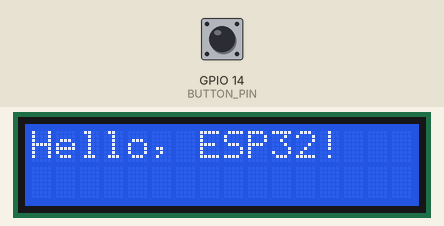
The sketch below on a simulated ESP32. On the bench: 16×2 character LCD. Inputs (shaded band) come from the test bench; at power-on: GPIO 14 (BUTTON_PIN) HIGH. WiFi joins after 1.5 s; servers stay silent unless stated; what the sketch prints to the serial monitor is not drawn.

Above: at 3.4 s.
3.5 s: GPIO 14 (BUTTON_PIN) pulled LOW for 0.15 s
At 4.2 s:
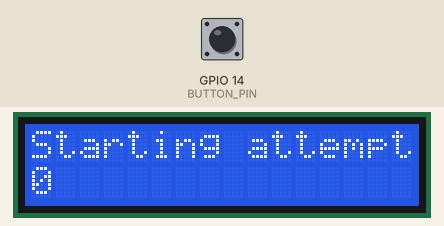
6.6 s: GPIO 14 (BUTTON_PIN) pulled LOW for 1 s
At 8.0 s:
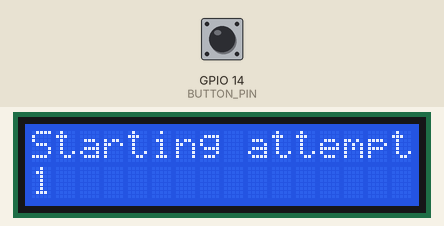
At 17.7 s:
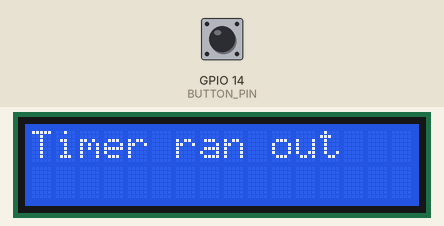
Timing chart, 0 to 18.1 s (numbered marks = the images above; inputs shaded):
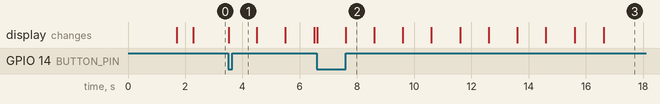

The sketch:

SensorController.ino
```cpp
#include <Wire.h>
#include <SparkFun_APDS9960_mod.h>
#include "esp_timer.h"
#include <ArduinoJson.h>
#include <base64.h>
#include <WiFi.h>
#include <ArduinoWebsockets.h>
#include "soc/soc.h" //disable brownout problems
#include "soc/rtc_cntl_reg.h"  //disable brownout problems
#include "driver/gpio.h"

#include <hd44780.h>
#include <hd44780ioClass/hd44780_I2Cexp.h>

#define BUTTON_PIN 14

#define WEBSOCKET_URL "ws://192.168.0.75:12345/"

volatile bool button_pressed = false;
volatile bool timer_has_run_out = false;
char * url = "ws://172.20.10.4:12345/";
volatile int64_t start_time = 0;

hd44780_I2Cexp lcd;  // Declare lcd object: auto-locates address

using namespace websockets;
WebsocketsClient client;

///////////////////////////////////CALLBACK FUNCTIONS///////////////////////////////////
void onMessageCallback(WebsocketsMessage message) {
  Serial.print("Got Message: ");
  Serial.println(message.data());
}

///////////////////////////////////INITIALIZE FUNCTIONS///////////////////////////////////

int state;

esp_err_t init_wifi(int maxRetries = 20) {
  WiFi.begin("sam_zhang", "aaabbb1234");
  Serial.println("Starting Wifi");

  int retryCount = 0;

  while (WiFi.status() != WL_CONNECTED) {
    delay(500);
    Serial.print(".");
    retryCount++;

    if (retryCount >= maxRetries) {
      Serial.println("\nWiFi connection failed. Restarting ESP...");
      return ESP_FAIL;
    }
  }

  Serial.println("\nWiFi connected");
  return ESP_OK;
}

esp_err_t connect_to_websocket() {
  Serial.println("Connecting to websocket");

  bool connected = client.connect(WEBSOCKET_URL);

  while (!connected) {
    delay(500);
    Serial.print(".");
    connected = client.connect(WEBSOCKET_URL);
  }

  Serial.println("Websocket Connected!");
  return ESP_OK;
}


void setup_lcd() {

  int status = lcd.begin(16, 2);  // Adjust to 20,4 if using a 20x4 display
  delay(500);
  if (status) {                   // Check if initialization was successful
    Serial.println("LCD initialization failed");
    return;
  }
  lcd.backlight();

  lcd.setCursor(0, 0);
  lcd.print("Hello, ESP32!");
}

SparkFun_APDS9960 apds = SparkFun_APDS9960();
#define APDS9960_INT 23


esp_timer_handle_t timer;
volatile bool timer_start = false;

 void onTimer(void* arg){
    timer_has_run_out = true;
 }

 void IRAM_ATTR isr_in() {
  button_pressed = true;
  timer_start = true;


}


void timer_setup() {
  //creating the timer
  esp_timer_create_args_t timerConfig = {
        .callback = &onTimer,
        .name = "boolToggleTimer"
    };

    // Initialize the timer
    esp_timer_create(&timerConfig, &timer);
}

void apds_setup() {
  // Initialize APDS-9960 (configure I2C and initial values)
  if (apds.init()) {
    Serial.println(F("APDS-9960 initialization complete"));
  } else {
    Serial.println(F("Something went wrong during APDS-9960 init!"));
    //times to retry init?
  }

    if (apds.enableGestureSensor(false) //true to enable interrupt
  ) {
    Serial.println(F("Gesture sensor is now running"));
  } else {
    Serial.println(F("Something went wrong during gesture sensor init!"));
  }
}

void setup() {
  WRITE_PERI_REG(RTC_CNTL_BROWN_OUT_REG, 0); //disable brownout detector

  // pinMode(APDS9960_INT, INPUT);
  // Initialize Serial port
  Serial.begin(9600);

  Serial.setDebugOutput(true);

  if (init_wifi() == ESP_FAIL) {
    ESP.restart();
  };

  connect_to_websocket();

  //setting up lcd
  setup_lcd();
  //setting up the apds sensor
  apds_setup();

  //setting up the button
  pinMode(BUTTON_PIN, INPUT_PULLUP);
  attachInterrupt(BUTTON_PIN, isr_in, FALLING);


  //setting up the timer
  timer_setup();

}

void loop() {

  if (!client.available()) {
    connect_to_websocket();
  } else {
    client.poll();
  }

  if(timer_has_run_out) {
    Serial.println("Timer has run out");
    //client.send("Timer ran out");
    lcd.clear();
    lcd.setCursor(0,0);
    lcd.print("Timer ran out");
    button_pressed = false;
    timer_has_run_out = false;
  }

  if(timer_start){
    Serial.println("Starting the timer");
    esp_timer_start_once(timer, 10 * 1000000);
    start_time = esp_timer_get_time();
    timer_start = false;
    lcd.clear();
    lcd.setCursor(0,0);
    lcd.print("Starting attempt");
    //client.send("Starting attempt: ");
  }

  if(button_pressed) {
    //create the countdown
    int64_t time_passed = (esp_timer_get_time()-start_time)/1000000;
    lcd.setCursor(0,1);
    lcd.print(String(time_passed));

    handleGesture();


  } else {
    //Serial.println("Button not activated yet");
  }

}

void sendGestureJson(const String& direction) {
  // Encode the direction in base64
  String encodedData = base64::encode(direction);

  // Create JSON document
  StaticJsonDocument<256> jsonDoc;
  jsonDoc["type"] = "gesture";
  jsonDoc["data"] = encodedData;

  // Convert JSON to string
  String jsonString;
  serializeJson(jsonDoc, jsonString);

  // Send JSON over websocket
  client.send(jsonString);
}

// Modified handleGesture to send JSON message
void handleGesture() {
  if (apds.isGestureAvailable()) {
    int gest = apds.readGesture();
    switch (gest) {
      case DIR_LEFT:
        Serial.println("1 LEFT");
        sendGestureJson("left");
        break;
      case DIR_RIGHT:
        Serial.println("2 RIGHT");
        sendGestureJson("right");
        break;
      case DIR_UP:
        Serial.println("3 UP");
        sendGestureJson("up");
        break;
      case DIR_DOWN:
        Serial.println("4 DOWN");
        sendGestureJson("down");
        break;
      default:
        return;
    }
  }
}
```

Measured:
- after the input at 3.5 s, the display: changes at once (image 1)
- what the display in image 2 shows lasts 1.0 s, from 7.6 s to 8.6 s
